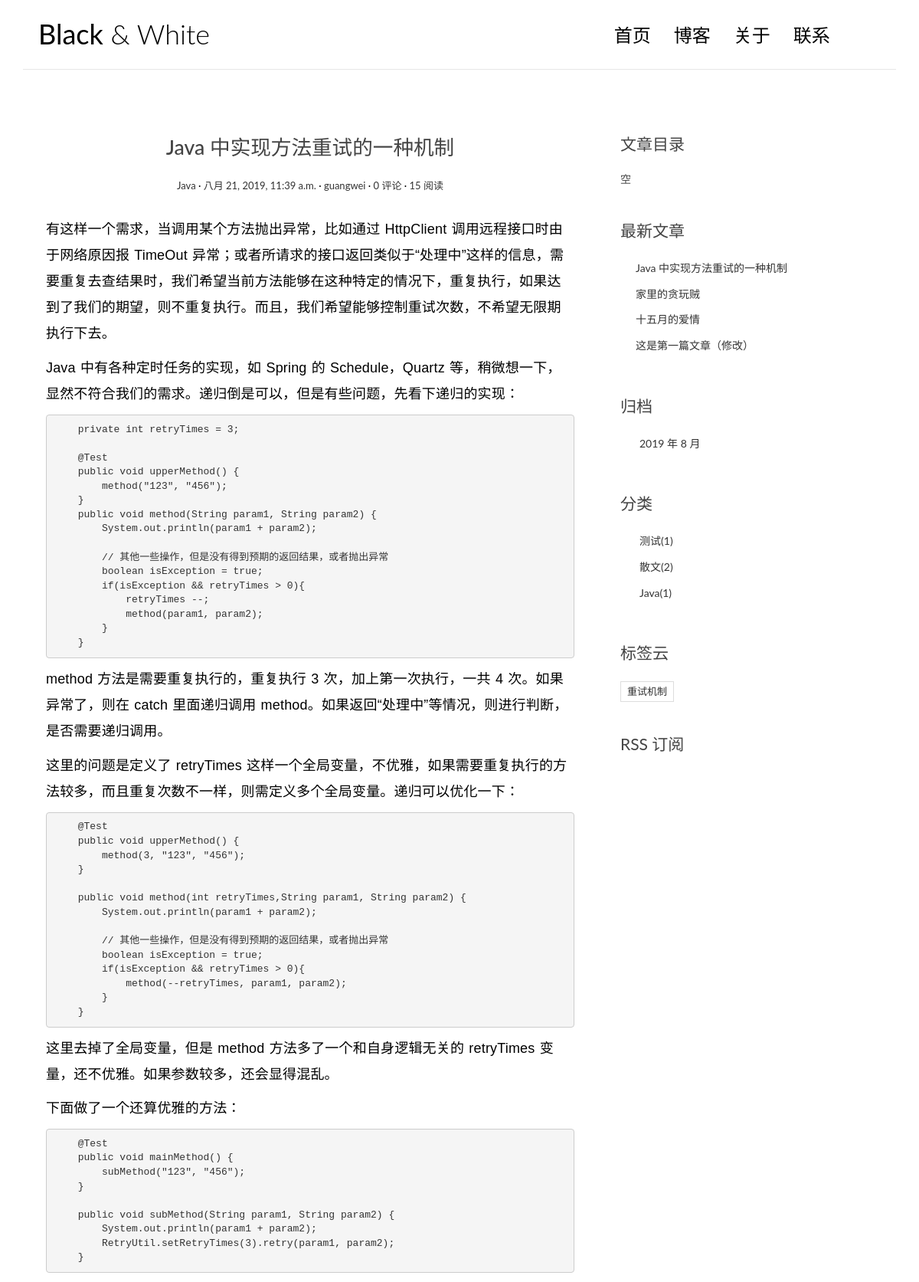
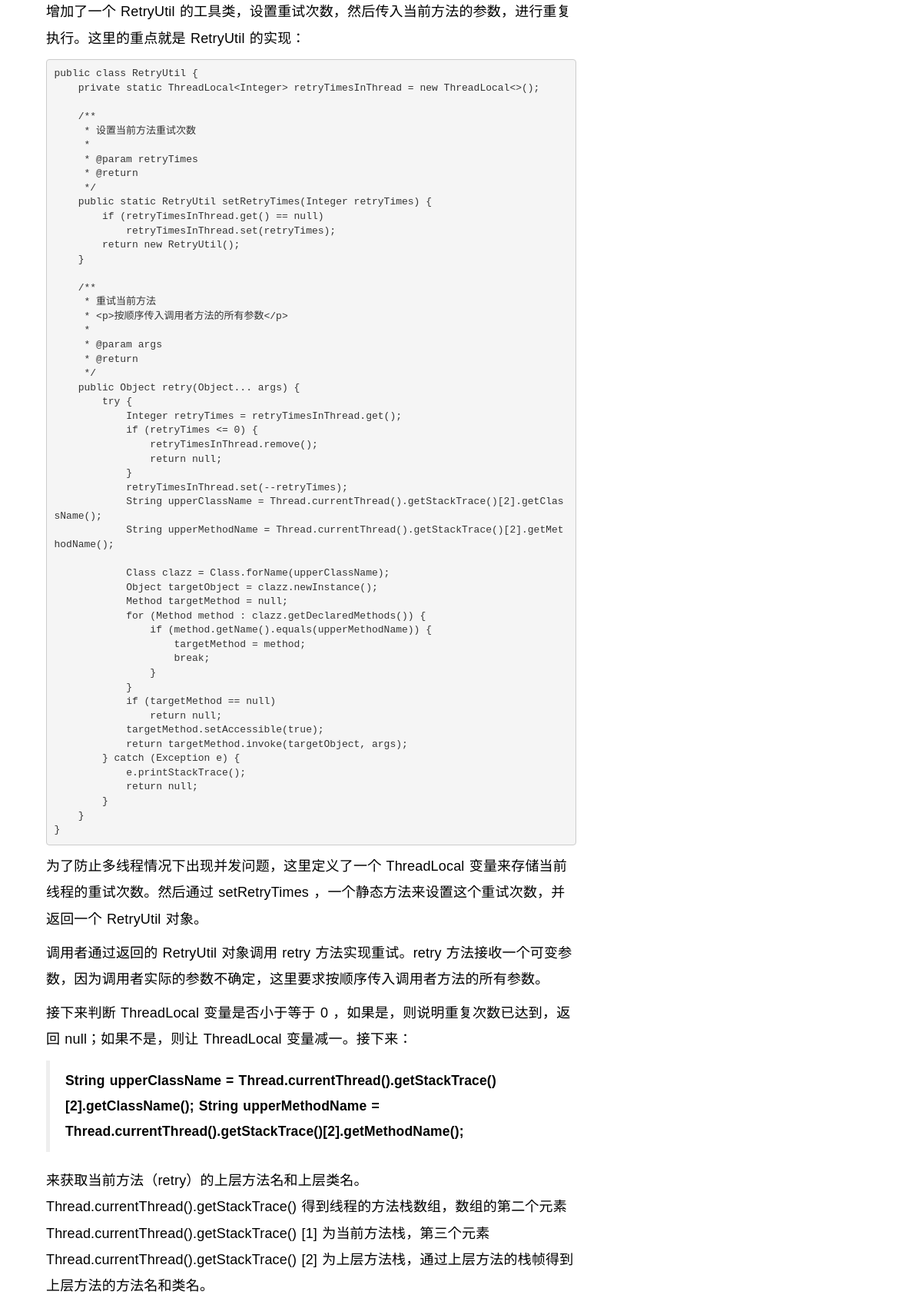
The app's page /post/4/ (upper part) with its own data (2 pictures, top to bottom).
### blog/models.py (models this page shows, shortened)
@python_2_unicode_compatible
class Post(models.Model):
    title = models.CharField(max_length=70)
    body = MDTextField(verbose_name='正文', default='')
    create_time = models.DateTimeField()
    modified_time = models.DateTimeField()
    excerpt = models.CharField(max_length=200, blank=True)
    category = models.ForeignKey(Category, on_delete=models.CASCADE)
    tags = models.ManyToManyField(Tag, blank=True)
    author = models.ForeignKey(User, on_delete=models.CASCADE)
    views = models.PositiveIntegerField(default=0)
    def get_absolute_url(self):
        return reverse('blog:detail', kwargs={'pk': self.pk})
    def increase_views(self):
        self.views += 1
        self.save(update_fields=['views'])
    def save(self, *args, **kwargs):
        if not self.excerpt:
            md = markdown2.Markdown(extras=['code-friendly', 'fenced-code-blocks', ])
            self.excerpt = strip_tags(md.convert(self.body)[:54])
        super(Post, self).save(*args, **kwargs)
    class Meta:
        ordering = ['-create_time']

@python_2_unicode_compatible
class Category(models.Model):
    name = models.CharField(max_length=100)

@python_2_unicode_compatible
class Tag(models.Model):
    name = models.CharField(max_length=100)

### blog/views.py (the view)
# urls.py: url(r'^post/(?P<pk>[0-9]+)/$', views.PostDetailView.as_view(), name='detail'),
class PostDetailView(DetailView):
    model = Post
    template_name = 'blog/detail.html'
    context_object_name = 'post'
    def get(self, request, *args, **kwargs):
        response = super(PostDetailView, self).get(request, *args, **kwargs)
        self.object.increase_views()
        return response
    def get_object(self, queryset=None):
        post = super(PostDetailView, self).get_object(queryset=None)
        md = markdown2.Markdown(extras=[
                                           'code-friendly', 'fenced-code-blocks', 'footnotes', 'toc'
                                       ], safe_mode=True)
        post.body = md.convert(post.body)
        if hasattr(md, 'toc_html'):
            post.toc = md.toc_html
        return post
    def get_context_data(self, **kwargs):
        context = super(PostDetailView, self).get_context_data(**kwargs)
        form = CommentForm()
        comment_list = self.object.comment_set.all()
        context.update({
            'form': form,
            'comment_list': comment_list
        })
        return context

### blog/templatetags/blog_tags.py (called while the page is built)
@register.simple_tag
def get_recent_posts(num=5):
    return Post.objects.all().order_by('-create_time')[:num]

@register.simple_tag
def archives():
    return Post.objects.dates('create_time', 'month', order='DESC')

@register.simple_tag
def get_categories():
    return Category.objects.annotate(num_posts=Count('post')).filter(num_posts__gt=0)

### templates/blog/detail.html (shortened to what this page needs)
{% extends 'base.html' %}
{% block main %}
    <article class="post post-{{ post.pk }}">
        <header class="entry-header">
            <h1 class="entry-title">{{ post.title }}</h1>
            <div class="entry-meta">
                <span class="post-category"><a href="#">{{ post.category.name }}</a></span>
                <span class="post-date"><a href="#"><time class="entry-date"
                                                          datetime="{{ post.create_time }}">{{ post.create_time }}</time></a></span>
                <span class="post-author"><a href="#">{{ post.author }}</a></span>
                <span class="comments-link"><a href="#">{{ post.comment_set.count }} 评论</a></span>
                <span class="views-count"><a href="#">{{ post.views }} 阅读</a></span>
            </div>
        </header>
        <div class="entry-content clearfix">
            {{ post.body | safe }}
        </div>
    </article>
{% endblock main %}
{% block toc %}
    <div class="widget widget-content">
        <h3 class="widget-title">文章目录</h3>
        {% if post.toc == None %}
            空
        {% else %}
            {{ post.toc|safe }}
        {% endif %}
    </div>
{% endblock toc %}
{% block tag %}
    <div class="widget widget-tag-cloud">
        <h3 class="widget-title">标签云</h3>
        <ul>
            {% for tag in post.tags.all %}
            <li>
                <a href="{% url 'blog:tag' tag.pk %}">{{ tag.name }}</a>
            </li>
            {% empty %}
            暂无标签
            {% endfor %}
        </ul>
    </div>
{% endblock tag %}

### templates/base.html (shortened to what this page needs)
{% load  staticfiles %}
{% load blog_tags %}
<!DOCTYPE html>
<html>
<head>
    <link rel="stylesheet" href="http://code.ionicframework.com/ionicons/2.0.1/css/ionicons.min.css">
    <link rel="stylesheet" href="{% static 'blog/css/bootstrap.min.css' %}">
    <link rel="stylesheet" href="{% static 'blog/css/pace.css' %}">
    <link rel="stylesheet" href="{% static 'blog/css/custom.css' %}">
    <link href="https://cdnjs.cloudflare.com/ajax/libs/highlight.js/9.15.9/styles/tomorrow-night-blue.min.css" rel="stylesheet">
</head>
<body>
    <div class="container">
        <header id="site-header">
            <div class="row">
                <div class="col-md-4 col-sm-5 col-xs-8">
                    <div class="logo">
                        <h1><a href="{% url 'blog:index' %}"><b>Black</b> &amp; White</a></h1>
                    </div>
                </div>
                <div class="col-md-8 col-sm-7 col-xs-4">
                    <nav class="main-nav" role="navigation">
                        <div class="collapse navbar-collapse" id="bs-example-navbar-collapse-1">
                            <ul class="nav navbar-nav navbar-right">
                                <li class="cl-effect-11"><a href="{% url 'blog:index' %}" data-hover="首页">首页</a></li>
                                <li class="cl-effect-11"><a href="/" data-hover="博客">博客</a></li>
                                <li class="cl-effect-11"><a href="{% url 'blog:about' %}" data-hover="关于">关于</a></li>
                                <li class="cl-effect-11"><a href="https://github.com/yemingrujing" data-hover="联系">联系</a></li>
                            </ul>
                        </div>
                    </nav>
                </div>
            </div>
        </header>
    </div>
    <div class="content-body">
        <div class="container">
            <div class="row">
                <main class="col-md-8">
                    {% block main %}
                    {% endblock main %}
                </main>
                <aside class="col-md-4">
                    {% block toc %}
                    {% endblock toc %}
                    <div class="widget widget-recent-posts">
                        <h3 class="widget-title">最新文章</h3>
                        {% get_recent_posts as recent_post_list %}
                        <ul>
                            {% for post in recent_post_list %}
                            <li>
                                <a href="{{ post.get_absolute_url }}">{{ post.title }}</a>
                            </li>
                            {% empty %}
                            暂无文章！
                            {% endfor %}
                        </ul>
                    </div>
                    <div class="widget widget-archives">
                        <h3 class="widget-title">归档</h3>
                        {% archives as date_list %}
                        <ul>
                            {% for date in date_list %}
                            <li>
                                <a href="{% url 'blog:archives' date.year date.month %}">
                                    {{ date.year }} 年 {{ date.month }} 月
                                </a>
                            </li>
                            {% empty %}
                            暂无归档！
                            {% endfor %}
                        </ul>
                    </div>
                    <div class="widget widget-category">
                        <h3 class="widget-title">分类</h3>
                        {% get_categories as category_list %}
                        <ul>
                            {% for category in category_list %}
                            <li>
                                <a href="{% url 'blog:category' category.pk %}">{{ category.name }}<span class="post-count">({{ category.num_posts }})</span></a>
                            </li>
                            {% empty %}
                            暂无分类！
                            {% endfor %}
                        </ul>
                    </div>
                    {% block tag %}
                    {% endblock tag %}
                    <div class="rss">
                        <a href="{% url 'rss' %}"> RSS 订阅</a>
                    </div>
                </aside>
            </div>
        </div>
    </div>
</body>
</html>

### blog/static/blog/css/custom.css (style rules this page uses)
* { outline: none; }
h1, h2, h3, h4, h5, h6 { margin-top: 0; }
b { font-weight: 400; }
a { color: #333; }
body { color: #444; font-family: 'Lato', sans-serif; }
p { font-family: 'Ubuntu', sans-serif; font-weight: 400; word-spacing: 1px; letter-spacing: 0.01em; }
#site-header { background-color: #FFF; padding: 25px 20px; margin-bottom: 40px; border-bottom: 1px solid #e7e7e7; }
.logo h1 a { color: #000; }
.logo h1 { margin: 0; font-family: 'Lato', sans-serif; font-weight: 300; }
.main-nav { margin-top: 11px; max-width: 95%; }
.main-nav a { color: #000000 !important; padding: 0 0 5px 0 !important; margin-right: 30px; font-family: 'Lato', sans-serif; font-weight: 300; font-size: 24px; }
.cl-effect-11 a { padding: 10px 0; color: #0972b4; text-shadow: none; }
.cl-effect-11 a::before { position: absolute; top: 0; left: 0; overflow: hidden; padding: 0 0 5px 0 !important; max-width: 0; border-bottom: 1px solid #000; color: #000; content: attr(data-hover); white-space: nowrap; -webkit-transition: max-width 0.5s; -moz-transition: max-width 0.5s; transition: max-width 0.5s; }
.content-body { padding-bottom: 4em; }
.post { background: #fff; padding: 30px 30px 0; }
.entry-title { text-align: center; font-size: 1.9em; margin-bottom: 20px; line-height: 1.6; padding: 10px 20px 0; }
.entry-meta { text-align: center; color: #DDDDDD; font-size: 13px; margin-bottom: 30px; }
.entry-content { font-size: 18px; line-height: 1.9; font-weight: 300; color: #000; }
.post-category::after, .post-date::after, .post-author::after, .comments-link::after { content: ' ·'; color: #000; }
.widget { background: #fff; padding: 30px 0 0; }
.widget-title { font-size: 1.5em; margin-bottom: 20px; line-height: 1.6; padding: 10px 0 0; font-weight: 400; }
.widget-recent-posts ul { padding: 0; margin: 0; padding-left: 20px; }
.widget-recent-posts ul li { list-style-type: none; position: relative; line-height: 170%; margin-bottom: 10px; }
.widget-recent-posts ul li::before { content: '\f3d3'; font-family: "Ionicons"; position: absolute; left: -17px; top: 3px; font-size: 16px; color: #000; }
.widget-archives ul { padding: 0; margin: 0; padding-left: 25px; }
.widget-archives ul li { list-style-type: none; position: relative; line-height: 170%; margin-bottom: 10px; }
.widget-archives ul li::before { content: '\f3f3'; font-family: "Ionicons"; position: absolute; left: -25px; top: 1px; font-size: 16px; color: #000; }
.widget-category ul { padding: 0; margin: 0; padding-left: 25px; }
.widget-category ul li { list-style-type: none; position: relative; line-height: 170%; margin-bottom: 10px; }
.widget-category ul li::before { content: '\f3fe'; font-family: "Ionicons"; position: absolute; left: -25px; top: 1px; font-size: 18px; color: #000; }
.widget-tag-cloud ul { padding: 0; margin: 0; margin-right: -10px; }
.widget-tag-cloud ul li { list-style-type: none; font-size: 13px; display: inline-block; margin-right: 10px; margin-bottom: 10px; padding: 3px 8px; border: 1px solid #ddd; }
.rss { font-size: 21px; margin-top: 30px; }
.rss a { color: #444; }

### records on screen
Post: title "Java 中实现方法重试的一种机制", category.name "Java", create_time "八月 21, 2019, 11:39 a.m.", author "guangwei", comment_set.count "0", views "15", body "有这样一个需求，当调用某个方法抛出异常，比如通过 HttpClient 调用远程接口时由于网络原因报 TimeOut 异常；或者所请求的接口返回类似于“处理中”这样的信息，需要重复去查结果时，我们希望当前方法能够在这种特定的情况下，重复执行，如果达到了我们的期望，则不重复执行。而且，我们希望能够控制重试次数，不希望无限期执行下去。 Java 中有各种定时任务的实现，如 Spring 的 Schedule，Quartz 等，稍微想一下，显然不符合我们的需求。递归倒是可以，但是有些问题，先看下递归的实现： private int retryTimes = 3; @Test public void upperMethod() { method(\"123\", \"456\"); } public void method(String param1, String param2) { System.out.println(param1 + param2); // 其他一些操作，但是没有得到预期的返回结果，或者抛出异常 boolean isException = true; if(isException && retryTimes > 0){ retryTimes --; method(param1, param2); } } method 方法是需要重复执行的，重复执行 3 次，加上第一次执行，一共 4 次。如果异常了，则在 catch 里面递归调用 method。如果返回“处理中”等情况，则进行判断，是否需要递归调用。 这里的问题是定义了 retryTimes…"
Post: title "家里的贪玩贼"
Post: title "十五月的爱情"
Post: title "这是第一篇文章（修改）"
Category: name "测试", num_posts "1"
Category: name "散文", num_posts "2"
Category: name "Java", num_posts "1"
Tag: name "重试机制"

### other values on screen
{{ date.year }} "2019"
{{ date.month }} "8"
